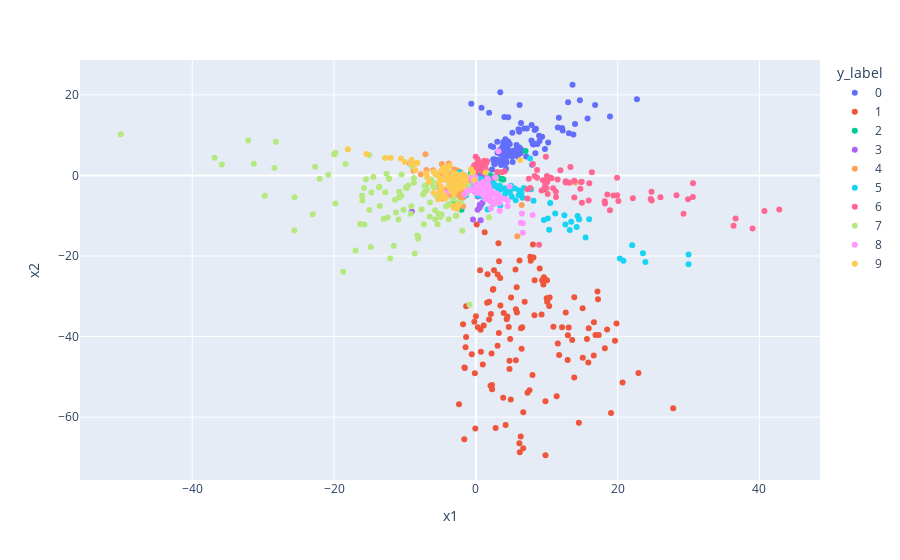

Source (notebook cell):
### Code cell
px.scatter(df,
           x = 'x1', 
           y = 'x2', 
           color = 'y_label',
           category_orders={'y_label' : [str(x) for x in range(10)]})
